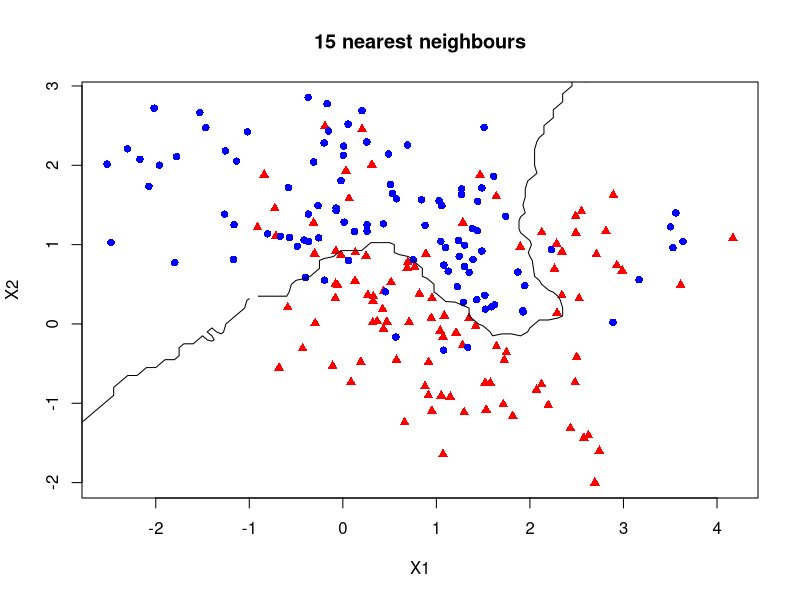

The R source for this figure:
library(class)
##### load training data
simulate=read.table("simulate.txt",header=TRUE)
train.feature=simulate[,-3]
train.label=simulate[,3]
##### scatter plot of the training data
plot(train.feature,col=ifelse(train.label==1, "blue", "red"),
       pch=ifelse(train.label==1, 16, 17),main="15 nearest neighbours")
##### generate test data
new.x1=seq(-3,4.5,by=0.1)
new.x2=seq(-2,4,by=0.1)
new=expand.grid(new.x1,new.x2)
##### get predictions from 15-NN
pred = knn(train.feature, new, train.label, k=15, prob=TRUE)
##### get P(Y=1|new)
prob = attr(pred, "prob")
prob = ifelse(pred=="1", prob, 1-prob)
##### get contour P(Y=1|X)=0.5
contour(new.x1, new.x2, matrix(prob, nrow = length(new.x1),ncol = length(new.x2)), 
        levels=0.5,label="", axes=FALSE, add=TRUE)
